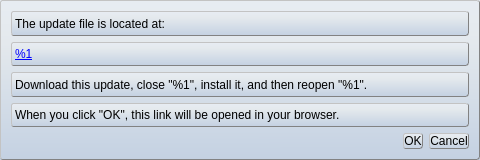
<?xml version="1.0" encoding="UTF-8"?>
<ui version="4.0">
 <class>FvUpdateConfirmDialog</class>
 <widget class="QDialog" name="FvUpdateConfirmDialog">
  <property name="geometry">
   <rect>
    <x>0</x>
    <y>0</y>
    <width>480</width>
    <height>160</height>
   </rect>
  </property>
  <property name="windowTitle">
   <string>Software Update</string>
  </property>
  <property name="styleSheet">
   <string notr="true">background-color:qlineargradient(spread:pad, x1:0.493, y1:0.0227272, x2:0.498, y2:1, stop:0 #e7ecf2, stop:0.24878 #e4e9ed, stop:1 #c4d1e2);
border-width: 1px;
border-style: outset;
border-radius: 3px;
border-color: rgb(130, 130, 130);</string>
  </property>
  <layout class="QVBoxLayout" name="verticalLayout">
   <item>
    <widget class="QLabel" name="updateFileIsLocatedLabel">
     <property name="text">
      <string>The update file is located at:</string>
     </property>
    </widget>
   </item>
   <item>
    <widget class="QLabel" name="updateFileLinkLabel">
     <property name="text">
      <string>&lt;a href=&quot;%1&quot;&gt;%1&lt;/a&gt;</string>
     </property>
     <property name="openExternalLinks">
      <bool>true</bool>
     </property>
     <property name="textInteractionFlags">
      <set>Qt::TextBrowserInteraction</set>
     </property>
    </widget>
   </item>
   <item>
    <widget class="QLabel" name="downloadThisUpdateLabel">
     <property name="text">
      <string>Download this update, close &quot;%1&quot;, install it, and then reopen &quot;%1&quot;.</string>
     </property>
    </widget>
   </item>
   <item>
    <widget class="QLabel" name="whenYouClickOkLabel">
     <property name="text">
      <string>When you click &quot;OK&quot;, this link will be opened in your browser.</string>
     </property>
    </widget>
   </item>
   <item>
    <widget class="QDialogButtonBox" name="confirmButtonBox">
     <property name="orientation">
      <enum>Qt::Horizontal</enum>
     </property>
     <property name="standardButtons">
      <set>QDialogButtonBox::Cancel|QDialogButtonBox::Ok</set>
     </property>
    </widget>
   </item>
  </layout>
 </widget>
 <resources/>
 <connections/>
</ui>
